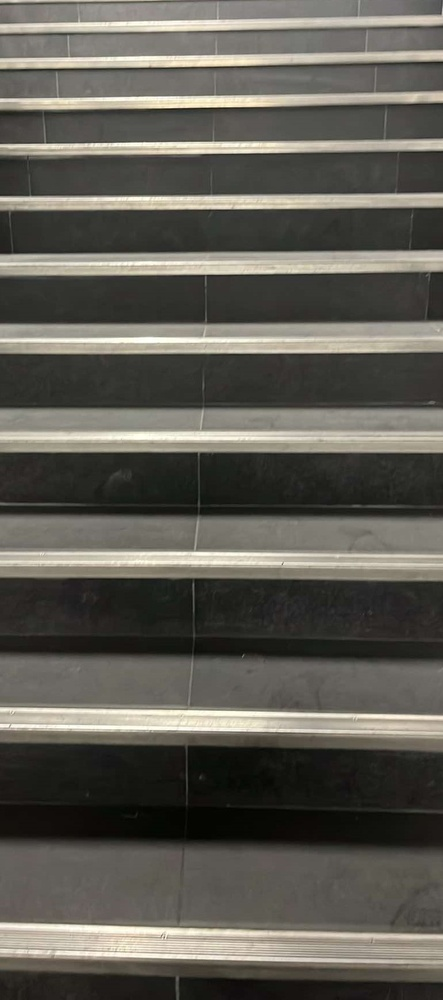
#> input picture data/raw/Groupe1_Image1.jpg, 443 x 1000 px, shrunk from 771 x 1739 before the run
$ python -i adaptive_thresholding.py   (imports and definitions only)
#> lines starting #> are read from the running program, lines starting #| are printed output that depends on the picture; after the words box and inside, x2 and y2 are one past the last pixel; in counts of white or black regions, pixels touching at a corner belong together
#> further down, picture is the input picture: shape (1000, 443, 3); mean B, G, R 84.5, 92.3, 94.8
import cv2
import numpy as np

def preprocess_adaptive_thresholding(image):
    """
    Prétraitement d'image avec seuillage adaptatif pour mieux gérer les variations de lumière.
    Utile quand l'éclairage est pas ouf, escaliers mal éclairés.
    """
    gray = cv2.cvtColor(image, cv2.COLOR_BGR2GRAY)
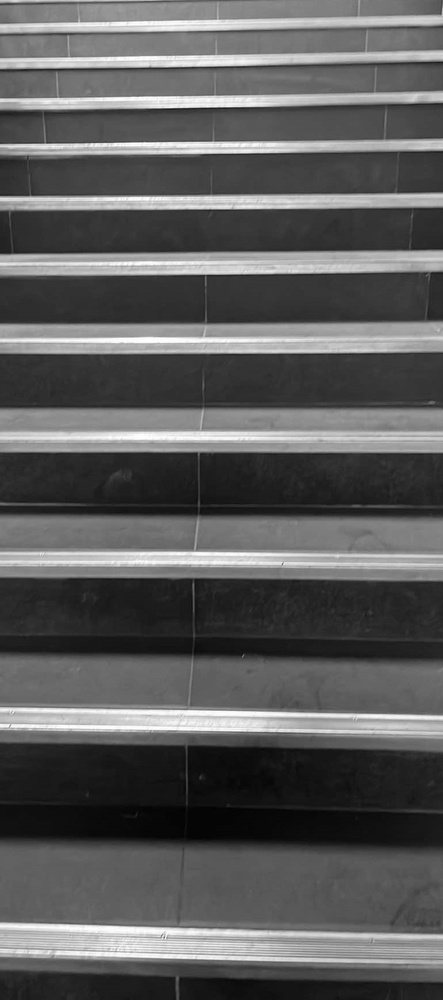
#> gray: shape (1000, 443); min 1, max 255, mean 92.1

    # Filtre bilatéral : réduit le bruit sans flinguer les contours
    bilateral = cv2.bilateralFilter(gray, 9, 75, 75)

    # Seuillage adaptatif : meilleure gestion des contrastes
    thresh = cv2.adaptiveThreshold(
        bilateral,
        255,
        cv2.ADAPTIVE_THRESH_GAUSSIAN_C,
        cv2.THRESH_BINARY_INV,
        11,
        2
    )
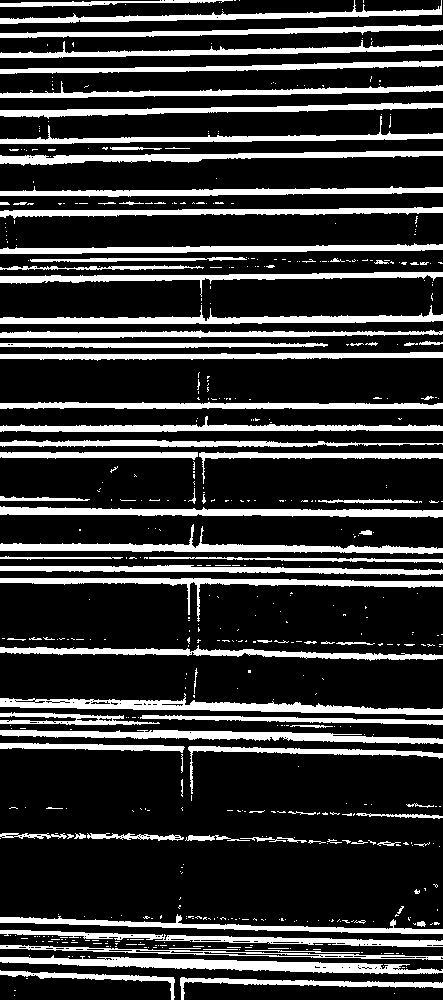
#> thresh: shape (1000, 443); 21% white; 555 white regions (460 under 20 px), largest, box (x1, y1, x2, y2) and area: (0, 955, 443, 974) 3634, (0, 693, 443, 715) 3415, (0, 524, 443, 554) 3094

    # Opérations morpho pour mettre en valeur les structures horizontales marches d'escalier)
    horizontal_kernel = cv2.getStructuringElement(cv2.MORPH_RECT, (25, 1))
    horizontal = cv2.morphologyEx(thresh, cv2.MORPH_OPEN, horizontal_kernel)
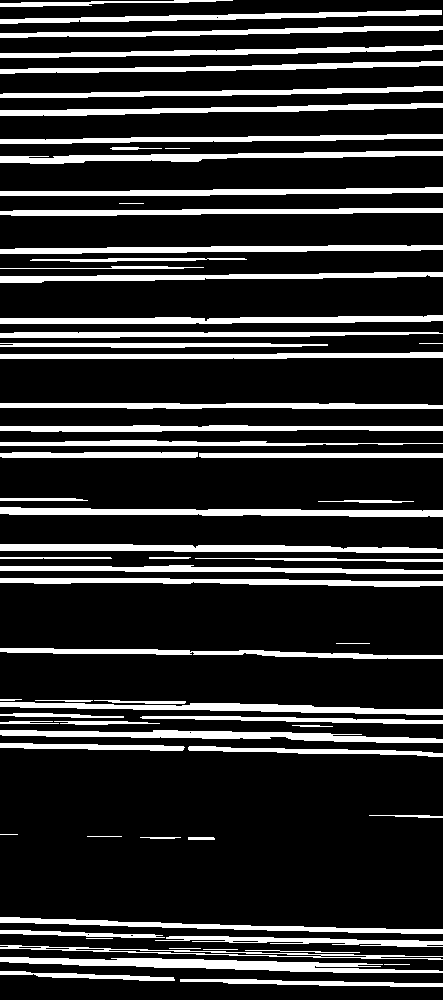
#> horizontal: shape (1000, 443); 18.4% white; 68 white regions (1 under 20 px), largest, box (x1, y1, x2, y2) and area: (0, 957, 443, 973) 3254, (0, 507, 443, 517) 2920, (0, 544, 443, 553) 2818

    # Détection des contours
    edges = cv2.Canny(horizontal, 50, 150)
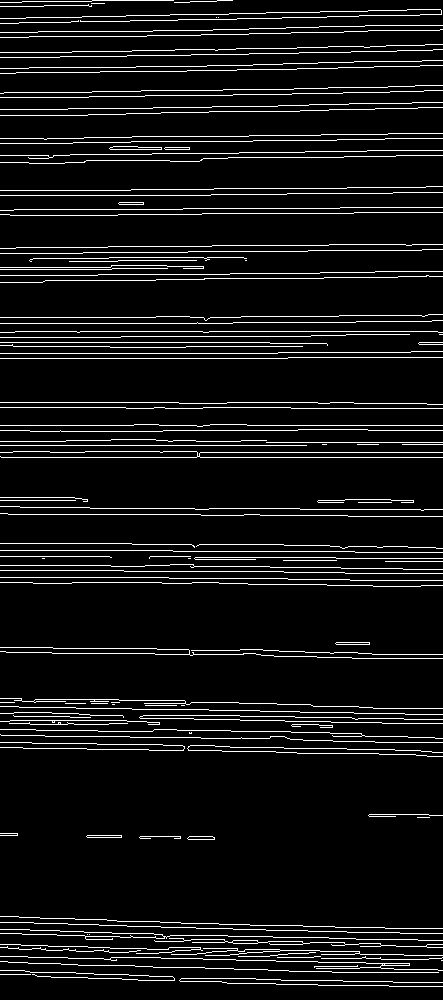
#> edges: shape (1000, 443); 7.6% white in thin lines or dots

    return edges

>>> import cv2
>>> picture = cv2.imread('../../data/raw/Groupe1_Image1.jpg')
>>> result = preprocess_adaptive_thresholding(picture)

$ run again, on data/raw/Groupe1_Image10.jpg
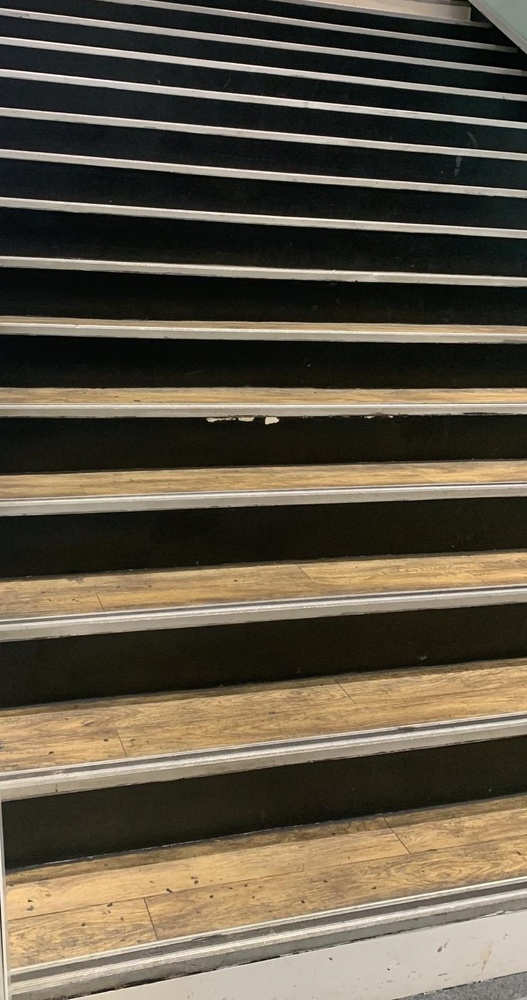
#> input picture data/raw/Groupe1_Image10.jpg, 527 x 1000 px, shrunk from 732 x 1388 before the run
#> picture is the input picture: shape (1000, 527, 3); mean B, G, R 70.2, 86.2, 95.3
#> in preprocess_adaptive_thresholding, `thresh = cv2.adaptiveThreshold( bilateral, 255, cv2.ADAPTIVE_THRESH_GA..`:
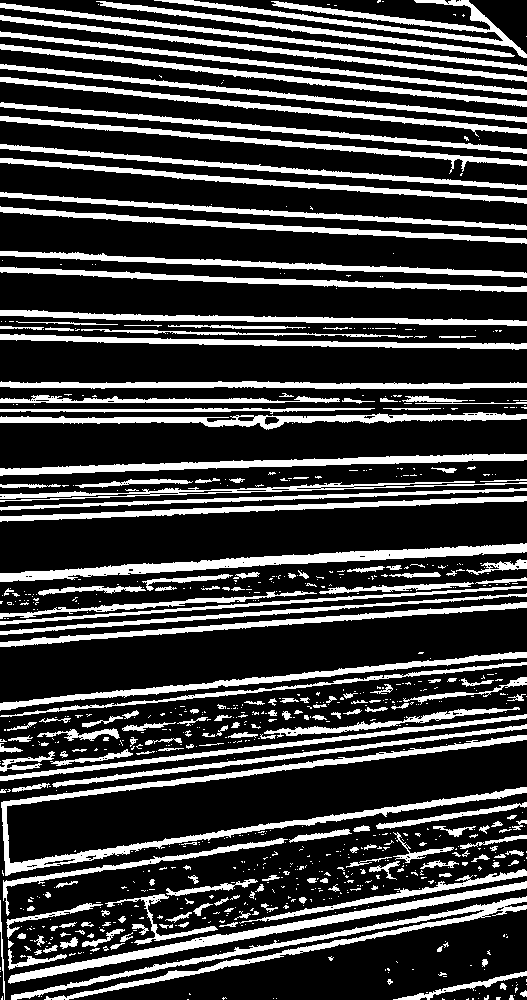
#> thresh: shape (1000, 527); 24.9% white; 861 white regions (641 under 20 px), largest, box (x1, y1, x2, y2) and area: (1, 735, 527, 876) 6572, (11, 896, 527, 1000) 4948, (0, 543, 527, 582) 4770
#> horizontal: shape (1000, 527); 20.3% white; 143 white regions, largest, box (x1, y1, x2, y2) and area: (0, 544, 527, 582) 4464, (9, 883, 527, 979) 4104, (0, 454, 527, 475) 3555
#> in preprocess_adaptive_thresholding, `edges = cv2.Canny(horizontal, 50, 150)`:
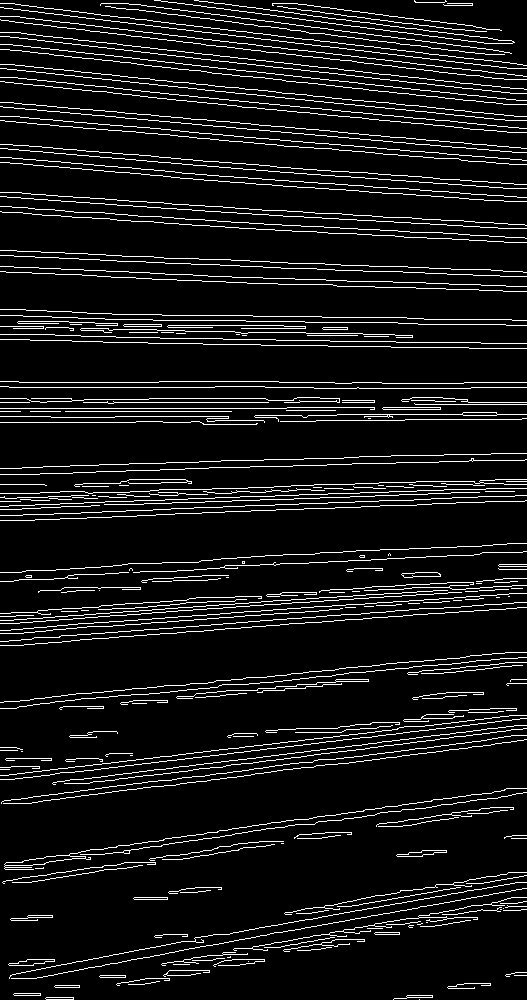
#> edges: shape (1000, 527); 8.8% white in thin lines or dots

$ run again, on data/raw/Groupe1_Image2.jpg
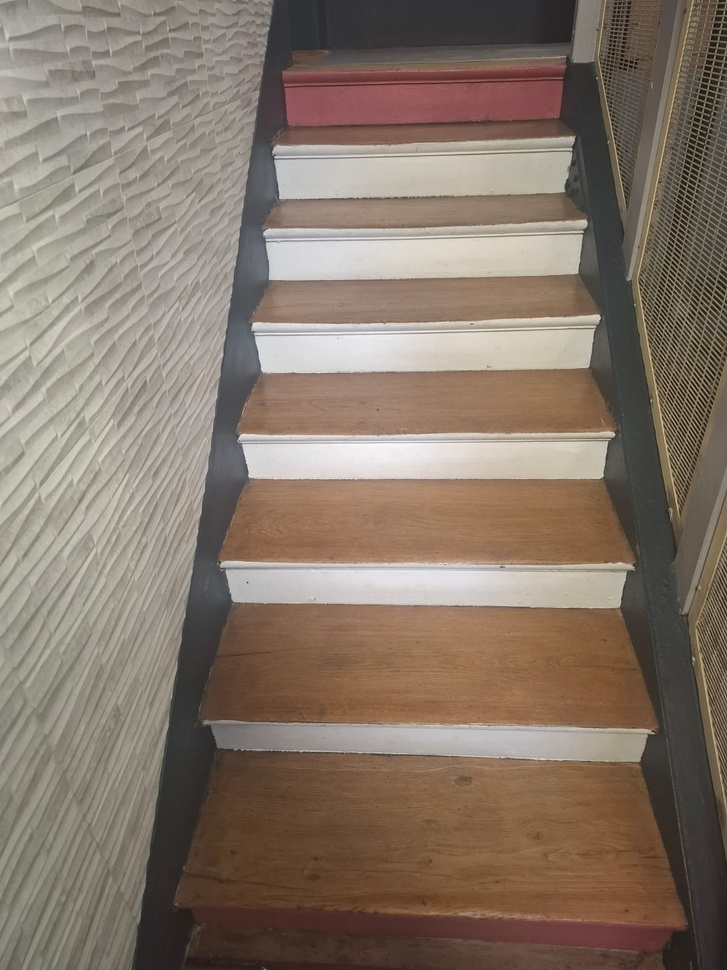
#> input picture data/raw/Groupe1_Image2.jpg, 727 x 970 px, shrunk from 1200 x 1600 before the run
#> picture is the input picture: shape (970, 727, 3); mean B, G, R 105.4, 118.3, 133.1
#> in preprocess_adaptive_thresholding, `thresh = cv2.adaptiveThreshold( bilateral, 255, cv2.ADAPTIVE_THRESH_GA..`:
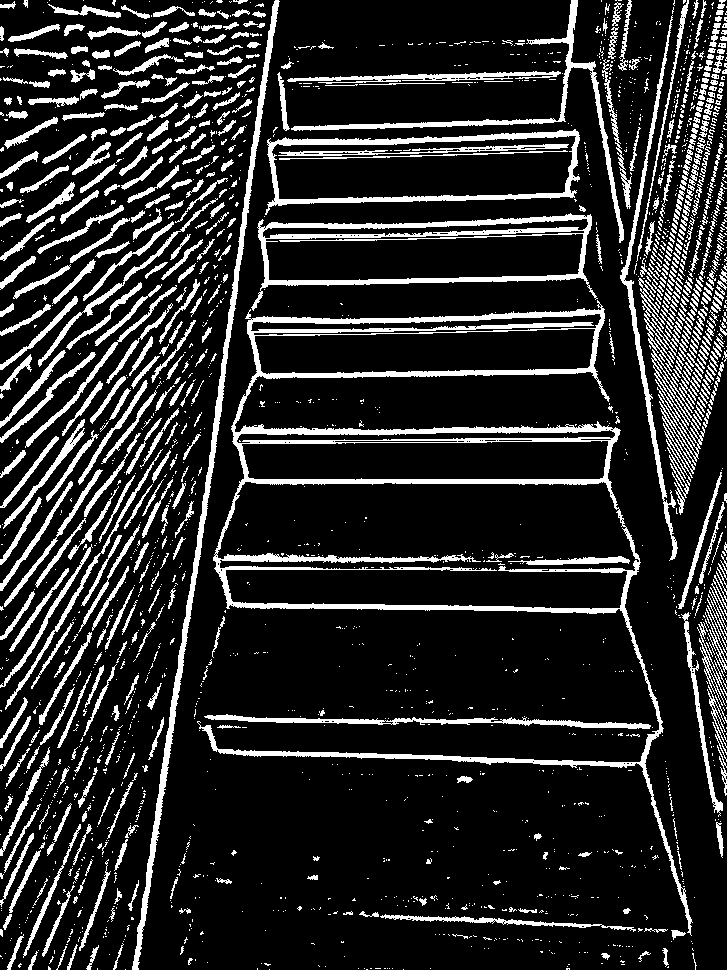
#> thresh: shape (970, 727); 16% white; 2114 white regions (1561 under 20 px), largest, box (x1, y1, x2, y2) and area: (197, 300, 693, 936) 21011, (251, 213, 598, 311) 5688, (132, 0, 280, 970) 5425
#> horizontal: shape (970, 727); 4.2% white; 48 white regions, largest, box (x1, y1, x2, y2) and area: (248, 310, 605, 324) 1789, (227, 603, 626, 613) 1789, (233, 428, 613, 435) 1775
#> in preprocess_adaptive_thresholding, `edges = cv2.Canny(horizontal, 50, 150)`:
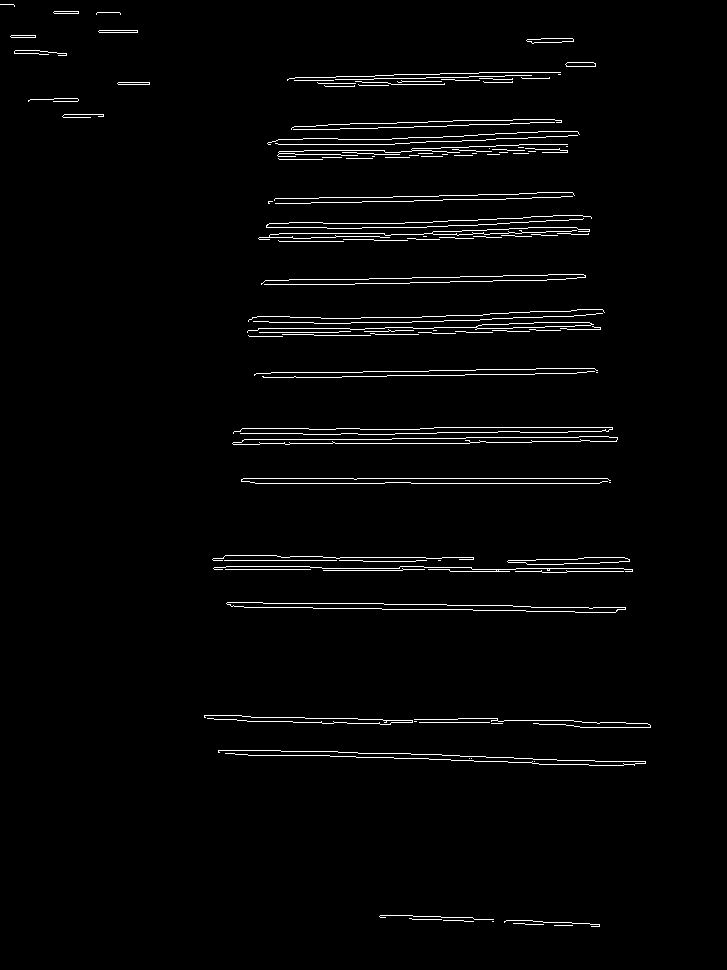
#> edges: shape (970, 727); 2.2% white in thin lines or dots, all inside (x1, y1, x2, y2) = (0, 4, 651, 927)

$ run again, on data/raw/Groupe1_Image3.jpg
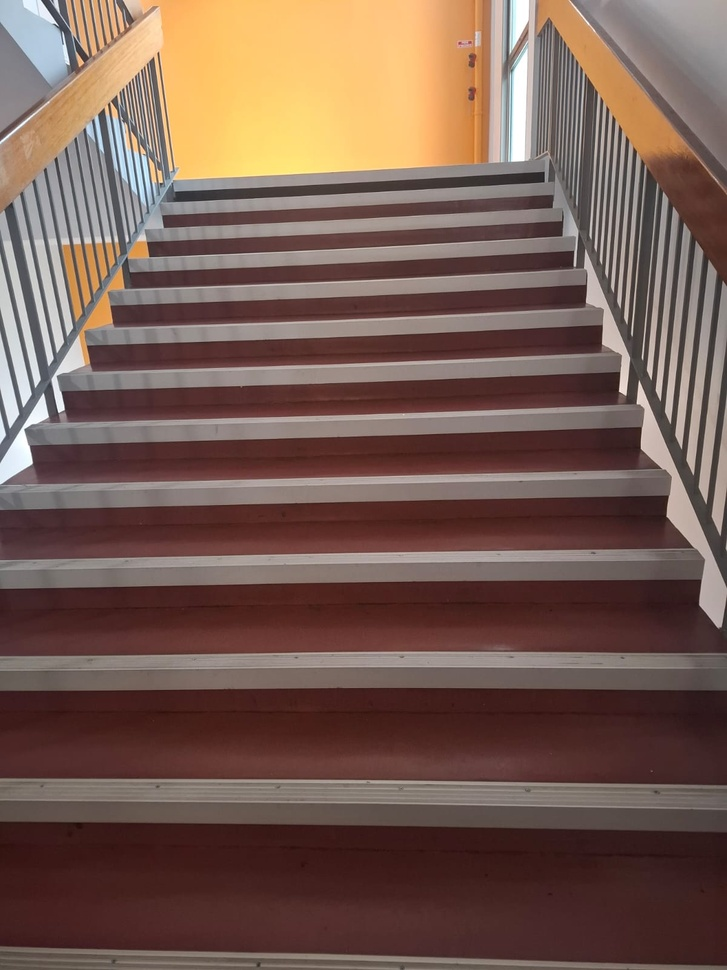
#> input picture data/raw/Groupe1_Image3.jpg, 727 x 970 px, shrunk from 1200 x 1600 before the run
#> picture is the input picture: shape (970, 727, 3); mean B, G, R 81.8, 92, 118.2
#> in preprocess_adaptive_thresholding, `thresh = cv2.adaptiveThreshold( bilateral, 255, cv2.ADAPTIVE_THRESH_GA..`:
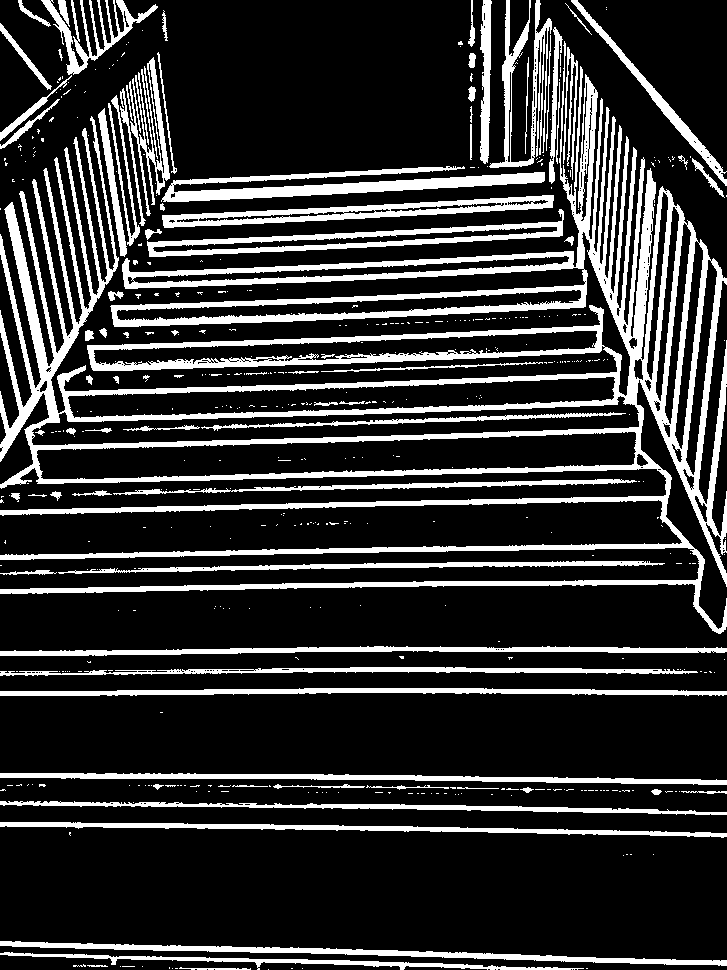
#> thresh: shape (970, 727); 19.7% white; 474 white regions (387 under 20 px), largest, box (x1, y1, x2, y2) and area: (0, 41, 727, 634) 72243, (161, 166, 545, 202) 5355, (147, 209, 564, 257) 4368
#> horizontal: shape (970, 727); 11.5% white; 49 white regions (1 under 20 px), largest, box (x1, y1, x2, y2) and area: (162, 173, 545, 201) 3888, (0, 942, 727, 965) 3729, (0, 773, 727, 785) 3627
#> in preprocess_adaptive_thresholding, `edges = cv2.Canny(horizontal, 50, 150)`:
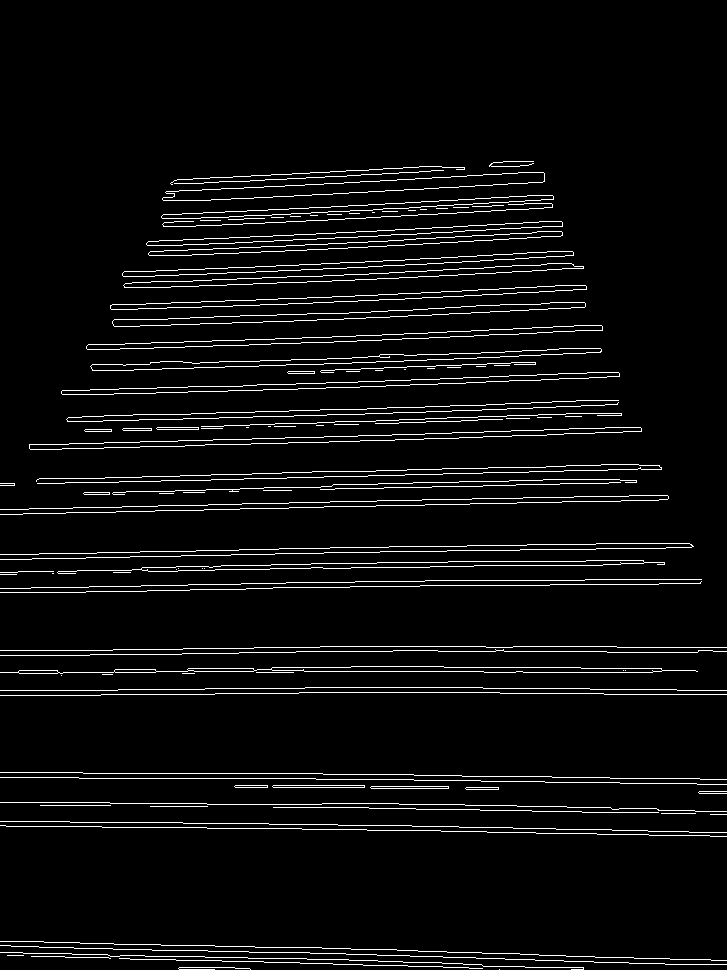
#> edges: shape (970, 727); 4.9% white in thin lines or dots, all inside (x1, y1, x2, y2) = (0, 161, 727, 970)
